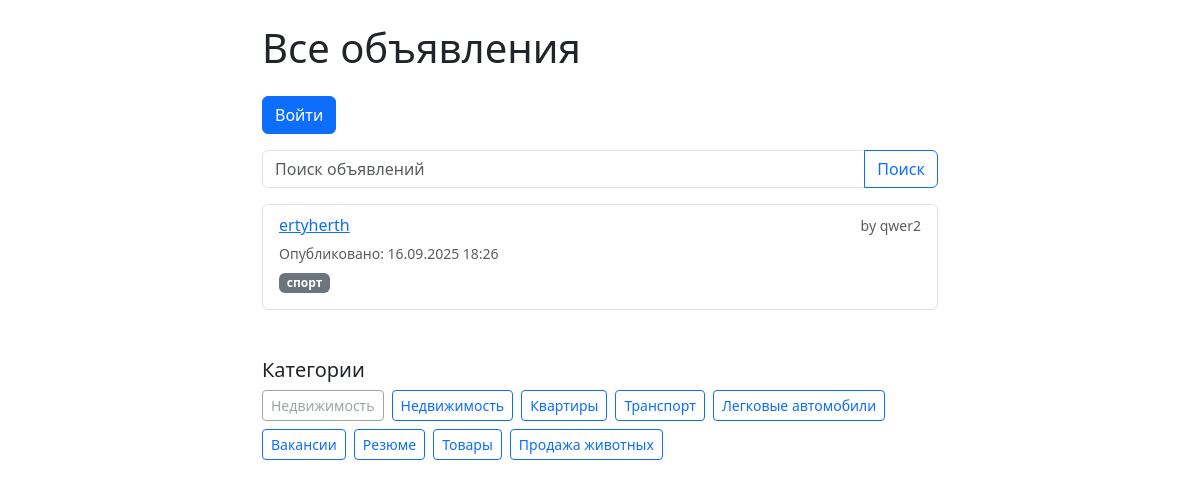
Page /ads/tag/-4/ on the committed database.
### ads/models.py (models this page shows, shortened)
class Ad(models.Model):
    bookmarks = models.ManyToManyField(settings.AUTH_USER_MODEL, related_name='bookmarked_ads', blank=True)
    views = models.PositiveIntegerField(default=0)  # счетчик просмотров
    created_at = models.DateTimeField(auto_now_add=True)
    updated_at = models.DateTimeField(auto_now=True)
    tags = models.ManyToManyField('Tag', blank=True, related_name='ads')
    title = models.CharField("Заголовок", max_length=255)
    description = models.TextField("Описание")
    price = models.DecimalField("Цена", max_digits=10, decimal_places=2)
    city = models.CharField("Город", max_length=100)
    author = models.ForeignKey(
        settings.AUTH_USER_MODEL,
        on_delete=models.CASCADE,
        related_name='ads',
        verbose_name="Автор"
    )
    category = models.ForeignKey(
        Category,
        on_delete=models.SET_NULL,
        null=True,
        blank=True,
        related_name='ads',
        verbose_name="Категория"
    )
    slug = models.SlugField(max_length=255, null=True, blank=True, unique=True)
    created_at = models.DateTimeField("Дата создания", auto_now_add=True)

class Tag(models.Model):
    name = models.CharField(max_length=50, unique=True)
    slug = models.SlugField(max_length=60, unique=True, blank=True)

class Category(models.Model):
    name = models.CharField("Название категории", max_length=100)
    slug = models.SlugField(max_length=100, unique=True)

### accounts/models.py (models this page shows)
class User(AbstractUser):
    pass

### ads/views.py (the view)
# urls.py: path('tag/<slug:slug>/', views.ads_by_tag, name='ads_by_tag'),
def ads_by_tag(request, slug):
    tag = get_object_or_404(Tag, slug=slug)
    ads = Ad.objects.filter(tags=tag)
    categories = Category.objects.all()
    context = {
        'ads': ads,
        'categories': categories,
        'current_tag': tag,
    }
    return render(request, 'ads/ad_list.html', context)

### ads/templatetags/my_filters.py (called while the page is built)
@register.filter
def local_time(value, format_string="N j, Y, P"):
    if not value:
        return ""
    local_dt = timezone.localtime(value)
    return local_dt.strftime(format_string)

### ads/templates/ads/ad_list.html (shortened to what this page needs)
{% load my_filters %}
{% load static %}
<!DOCTYPE html>
<html lang="ru">
<head>
    <link href="https://cdn.jsdelivr.net/npm/bootstrap@5.3.0/dist/css/bootstrap.min.css" rel="stylesheet">
</head>
<body>
<div class="container mt-4" style="max-width: 700px;">
    <h1 class="mb-4">Все объявления</h1>
    <div class="mb-3">
        {% if user.is_authenticated %}
            <a href="{% url 'ad_create' %}" class="btn btn-success me-2">Создать новое объявление</a>
            <a href="{% url 'my_ads' %}" class="btn btn-info">Мои объявления</a>
        {% else %}
            <a href="{% url 'login' %}" class="btn btn-primary">Войти</a>
        {% endif %}
    </div>
    <form method="get" class="input-group mb-3">
        <input type="text" name="q" class="form-control" placeholder="Поиск объявлений" value="{{ request.GET.q|default_if_none:'' }}">
        <button class="btn btn-outline-primary" type="submit">Поиск</button>
    </form>
    <ul class="list-group">
        {% for ad in ads %}
            <li class="list-group-item" data-ad-id="{{ ad.id }}" data-ad-slug="{{ ad.slug }}">
                <div class="d-flex flex-column">
                    <div class="d-flex justify-content-between align-items-center mb-1">
                        {% if ad.slug %}
                            <a href="{% url 'ad_detail' slug=ad.slug %}">{{ ad.title }}</a>
                        {% else %}
                            {{ ad.title }} <small class="text-danger">(нет ссылки: отсутствует slug)</small>
                        {% endif %}
                        <small class="text-muted">by {{ ad.author.username }}</small>
                    </div>
                    <div class="mb-1">
                        <small class="text-muted">Опубликовано: {{ ad.created_at|local_time:"%d.%m.%Y %H:%M" }}</small>
                    </div>
                    <div class="mb-2">
                        {% if ad.tags.all %}
                            {% for tag in ad.tags.all %}
                                <a href="{% url 'ads_by_tag' slug=tag.slug %}" class="badge bg-secondary text-decoration-none me-1">{{ tag.name }}</a>
                            {% endfor %}
                        {% else %}
                            <small class="text-muted">Без тегов</small>
                        {% endif %}
                    </div>
                </div>
            </li>
        {% empty %}
            <li class="list-group-item">Объявлений нет.</li>
        {% endfor %}
    </ul>
    <div class="mt-5">
        <h5>Категории</h5>
        {% if categories %}
            <div class="d-flex flex-wrap gap-2">
                {% for category in categories %}
                    {% if category.slug %}
                        <a href="{% url 'ads_by_category' slug=category.slug %}" class="btn btn-outline-primary btn-sm">{{ category.name }}</a>
                    {% else %}
                        <span class="btn btn-outline-secondary btn-sm disabled" title="Slug отсутствует">{{ category.name }}</span>
                    {% endif %}
                {% endfor %}
            </div>
        {% else %}
            <p>Категории не найдены.</p>
        {% endif %}
    </div>
</div>
</body>
</html>

### rows in the picture
Ad: title "ertyherth", author.username "qwer2", created_at|local_time "16.09.2025 18:26"
Tag: name "спорт"
Category: name "Недвижимость"
Category: name "Недвижимость"
Category: name "Квартиры"
Category: name "Транспорт"
Category: name "Легковые автомобили"
Category: name "Вакансии"
Category: name "Резюме"
Category: name "Товары"
Category: name "Продажа животных"
